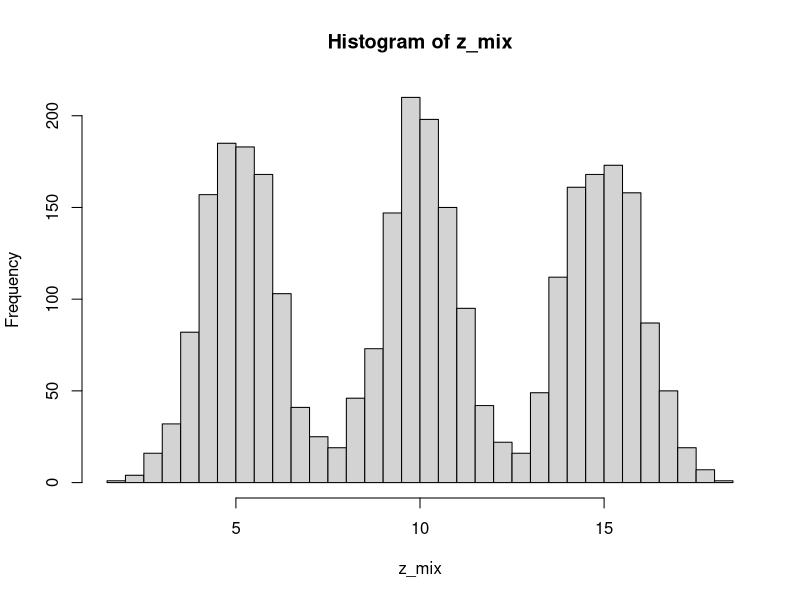

Recreate this plot in R. (Note: this script raises an error after producing the figure.)
## ---- chunk 1
knitr::opts_chunk$set(echo = TRUE)
## ---- chunk 2
set.seed(525)

n <- 1000
z1 <- rnorm(n, mean = 15, sd = 1)
z2 <- rnorm(n, mean = 10, sd = 1)
z3 <- rnorm(n, mean = 5, sd = 1)

z_mix <- c(z1, z2, z3)
## ---- chunk 3
hist(z_mix, breaks = 60)
## ---- chunk 4
std_norm <- rnorm(n = 1000)
## ---- chunk 5
library(FNN)
KL.divergence(rnorm(1000, mean = 0, sd = 1),
              rnorm(1000, mean = 1, sd = 1),
              k=100) %>% mean()
## ---- chunk 6
dnorm(0)

## ---- chunk 7
x <- 0
1/(sqrt(2*pi)*1)*exp(-1/(2*1)*(x-0)^2)
## ---- chunk 8
x <- 0
(1/3)*dnorm(x, mean = 0, sd = 1) + (1/3)*dnorm(x, mean = 5, sd = 1) + (1/3)*dnorm(x, mean = 10, sd = 1)
## ---- chunk 9
get_post <- function(x){
  (1/3)*dnorm(x, mean = 0, sd = 1) +
    (1/3)*dnorm(x, mean = 5, sd = 1) + 
    (1/3)*dnorm(x, mean = 10, sd = 1)
}
## ---- chunk 10
get_post(0)
## ---- chunk 11
pnorm(0)
## ---- chunk 12
qnorm(0.5)
## ---- chunk 13
get_post_cdf <- function(x){
  (1/3)*pnorm(x, mean = 0, sd = 1) +
    (1/3)*pnorm(x, mean = 5, sd = 1) + 
    (1/3)*pnorm(x, mean = 10, sd = 1)
}
## ---- chunk 14
get_post_cdf(x = 5)
## ---- chunk 15
get_post_cdf_inv <- function(x){
  (1/3)*qnorm(x, mean = 0, sd = 1) +
    (1/3)*qnorm(x, mean = 5, sd = 1) + 
    (1/3)*qnorm(x, mean = 10, sd = 1)
}
## ---- chunk 16
get_post_cdf_inv(0.5)
## ---- chunk 17
plot(density(z_mix))
## ---- chunk 18
plot(ecdf(z_mix))
## ---- chunk 19
quantile(z_mix, 0.3)
## ---- chunk 20
t(0.7)
## ---- chunk 21
set.seed(525)

n <- 1000
z <- rnorm(n)
## ---- chunk 22
temp_t_fun <- function(z){
  quantile = pnorm(z)
  result = quantile(z_mix, quantile)
  result
}
## ---- chunk 23
res <- temp_t_fun(z)
## ---- chunk 24
hist(res, breaks = 60)
## ---- chunk 25
z_in <- seq(from = -7.5, to = 7.5, by = 0.1)
y_in <- temp_t_fun(z_in)

plot(x = z_in, y = y_in, type = "l")
## ---- chunk 26
plot(ecdf(z_mix))
## ---- chunk 27
set.seed(525)

n <- 1000
z <- rnorm(n)

t_fun <- function(z, phi){
  sqrt(36/13)*z + phi
}

get_Exp_post <- function(phi_in){

  mean(log( sqrt(13/36) * dnorm(z) ) -
       log( get_post(t_fun(z, phi = phi_in) ) )
       )
}

## ---- chunk 28
get_Exp_post(phi_in = 5.3)
## ---- chunk 29
library(tidyverse)
## ---- chunk 30
phi_list <- seq(from = 0, to = 10, by = 0.01)

result_1 <- map_dbl(phi_list, ~get_Exp_post(.x))

plot(x = phi_list, y = result_1, type = "l")
## ---- chunk 31
phi_list[which.min(result_1)]
## ---- chunk 32
trans_z <- t_fun(z, phi = 5.4)
## ---- chunk 33
hist(trans_z)
## ---- chunk 34
library(MASS)
library(mvtnorm)
## ---- chunk 35
set.seed(525)
sample_size <- 1000                                       
mean_z1 <- c(10, 5)                                   
cov_z1 <- matrix(c(1, 0, 0, 1), ncol = 2)
mean_z2 <- c(20, 10)
mean_z3 <- c(17.5, 0)
  
z1 <- rmvnorm(n = sample_size,
              mean = mean_z1,
              sigma = cov_z1)

z2 <- rmvnorm(n = sample_size,
              mean = mean_z2,
              sigma = cov_z1)

z3 <- rmvnorm(n = sample_size,
              mean = mean_z3,
              sigma = cov_z1)

z_all <- rbind(z1, z2, z3)

head(z_all)
## ---- chunk 36
plot(x = z_all[,1], y = z_all[,2])
## ---- chunk 37

get_post_2d <- function(z){
  (1/3)*dmvnorm(z, mean = mean_z1, sigma = cov_z1) +
    (1/3)*dmvnorm(z, mean = mean_z2, sigma = cov_z1) + 
    (1/3)*dmvnorm(z, mean = mean_z3, sigma = cov_z1)
}

## ---- chunk 38
z_all[1,]
## ---- chunk 39
c(10.431526, 3.930934)
## ---- chunk 40
get_post_2d(z_all[1,])
## ---- chunk 41
set.seed(525)

n <- 1000
z <- rmvnorm(n = n,
              mean = c(0,0),
              sigma = cov_z1)

t_fun <- function(z, phi){
  sqrt(36/13)*z + phi
}

get_Exp_post_2d <- function(phi_in){

  mean(log( sqrt(13/36) * dmvnorm(z) ) -
       log( get_post_2d(t_fun(z, phi = phi_in) ) )
       )
}

## ---- chunk 42
z %>% head()
## ---- chunk 43
t_fun(z, phi = 5) %>% head()
## ---- chunk 44
dmvnorm(z[1,])
## ---- chunk 45
dmvnorm(c(0,0))
## ---- chunk 46
dmvnorm(c(17.9690,-0.5707), mean = c(17.5, 0), sigma = cov_z1)/3 +
dmvnorm(c(17.9690,-0.5707), mean = c(10, 5), sigma = cov_z1)/3 +
dmvnorm(c(17.9690,-0.5707), mean = c(20, 10), sigma = cov_z1)/3
## ---- chunk 47
dnorm(x=-0.1062, mean = 10, sd = 1)
## ---- chunk 48
log( sqrt(13/36) * dmvnorm(z) ) %>% head()
## ---- chunk 49
get_Exp_post_2d(phi_in = 3)
## ---- chunk 50
phi_list <- seq(from = 0, to = 10, by = 0.01)

result_1 <- map_dbl(phi_list, ~get_Exp_post_2d(.x))

plot(x = phi_list, y = result_1, type = "l")
## ---- chunk 51
z<- rnorm(1000)

mean(log(1/1*dnorm(z)) - log(dnorm(z, mean = 10)))
## ---- chunk 52
1*-1.0730+0.9352+-1.5875
## ---- chunk 53
1.6648^2
